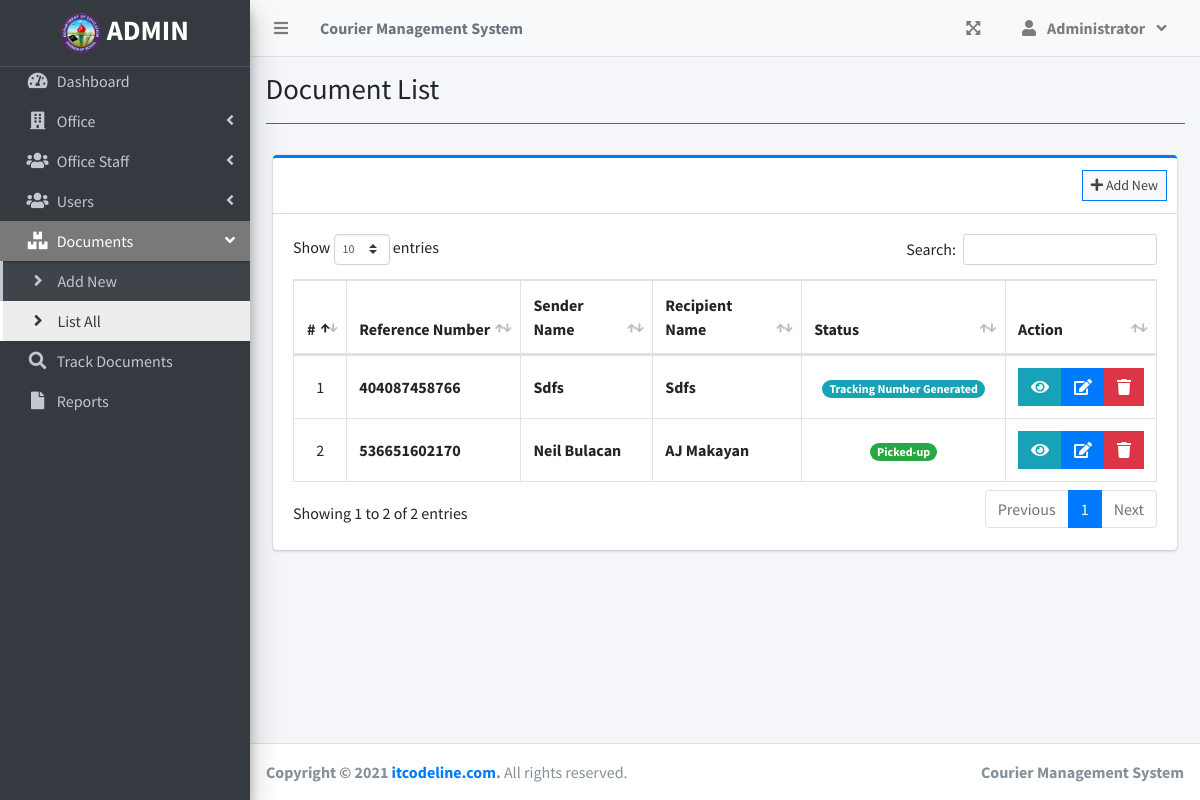
Screenshot of /index.php?page=document_list (signed in) with the database file from the repository.
### tables this page shows
CREATE TABLE `parcels` (
  `id` int(30) NOT NULL,
  `reference_number` varchar(100) NOT NULL,
  `sender_name` text NOT NULL,
  `sender_address` text NOT NULL,
  `sender_contact` text NOT NULL,
  `recipient_name` text NOT NULL,
  `recipient_address` text NOT NULL,
  `recipient_contact` text NOT NULL,
  `type` int(1) NOT NULL COMMENT '1 = Deliver, 2=Pickup',
  `from_branch_id` varchar(30) NOT NULL,
  `to_branch_id` varchar(30) NOT NULL,
  `weight` varchar(100) NOT NULL,
  `height` varchar(100) NOT NULL,
  `width` varchar(100) NOT NULL,
  `length` varchar(100) NOT NULL,
  `price` float NOT NULL,
  `status` int(2) NOT NULL DEFAULT 0,
  `date_created` datetime NOT NULL DEFAULT current_timestamp()
);

### functions.php (called while the page is built, shortened)
<?php
function getTitle(){
	$pageURL = str_replace(".php","",$_SERVER['PHP_SELF']);
	$title = isset($_GET['page']) ? ucwords(str_replace("_", ' ', $_GET['page'])) : "Home";
  	$title = str_replace("Persons Companies","Persons/Companies",$title);
  	return $title;
}
?>

### document_list.php (the view, shortened to what this page needs)
<?php include'db_connect.php' ?>
<div class="col-lg-12">
	<div class="card card-outline card-primary">
		<div class="card-header">
			<div class="card-tools">
				<a class="btn btn-block btn-sm btn-default btn-flat border-primary " href="./index.php?page=new_document"><i class="fa fa-plus"></i> Add New</a>
			</div>
		</div>
		<div class="card-body onScroll-x">
			<table class="table tabe-hover table-bordered" id="list">
				<!-- <colgroup>
					<col width="5%">
					<col width="15%">
					<col width="25%">
					<col width="25%">
					<col width="15%">
				</colgroup> -->
				<thead>
					<tr>
						<th class="text-center">#</th>
						<th>Reference Number</th>
						<th>Sender Name</th>
						<th>Recipient Name</th>
						<th>Status</th>
						<th>Action</th>
					</tr>
				</thead>
				<tbody>
					<?php
					$i = 1;
					$where = "";
					$qry = $conn->query("SELECT * from parcels $where order by  unix_timestamp(date_created) desc ");
					while($row= $qry->fetch_assoc()):
					?>
					<tr>
						<td class="text-center"><?php echo $i++ ?></td>
						<td><b><?php echo ($row['reference_number']) ?></b></td>
						<td><b><?php echo ucwords($row['sender_name']) ?></b></td>
						<td><b><?php echo ucwords($row['recipient_name']) ?></b></td>
						<td class="text-center">
							<?php
							switch ($row['status']) {
								case '8':
									echo "<span class='badge badge-pill badge-success'> Picked-up</span>";
									break;
								default:
									echo "<span class='badge badge-pill badge-info'> Tracking Number Generated</span>";
									break;
							}
							?>
						</td>
						<td class="text-center">
		                    <div class="btn-group">
		                    	<button type="button" class="btn btn-info btn-flat view_parcel" data-id="<?php echo $row['id'] ?>">
		                          <i class="fas fa-eye"></i>
		                        </button>
		                        <a href="index.php?page=edit_document&id=<?php echo $row['id'] ?>" class="btn btn-primary btn-flat ">
		                          <i class="fas fa-edit"></i>
		                        </a>
		                        <button type="button" class="btn btn-danger btn-flat delete_parcel" data-id="<?php echo $row['id'] ?>">
		                          <i class="fas fa-trash"></i>
		                        </button>
	                      </div>
						</td>
					</tr>
				<?php endwhile; ?>
				</tbody>
			</table>
		</div>
	</div>
</div>

### index.php (shortened to what this page needs)
<!DOCTYPE html>
<html lang="en">
<?php
	include 'header.php'
?>
<body class="hold-transition sidebar-mini layout-fixed layout-navbar-fixed layout-footer-fixed" style="background-color: #C6E9F9">
<div class="wrapper">
  <?php include 'topbar.php' ?>
  <?php include 'sidebar.php' ?>
  <div class="content-wrapper">
    <div class="content-header">
      <div class="container-fluid">
        <div class="row mb-2">
          <div class="col-sm-6">
            <h1 class="m-0"><?php echo getTitle(); ?></h1>
          </div>
        </div>
            <hr class="border-primary">
      </div>
    </div>
    <section class="content">
      <div class="container-fluid">
         <?php
            $page = isset($_GET['page']) ? $_GET['page'] : 'home';
            if(!file_exists($page.".php")){
                include '404.html';
            }else{
            include $page.'.php';
            }
          ?>
      </div>
    </section>
  </div>
  <footer class="main-footer">
    <strong>Copyright &copy; 2021 <a href="https://www.itcodeline.com/">itcodeline.com</a>.</strong>
    All rights reserved.
    <div class="float-right d-none d-sm-inline-block">
      <b><?php echo $_SESSION['system']['name'] ?></b>
    </div>
  </footer>
</div>
</body>
</html>

### header.php (shortened to what this page needs)
<head>
  <link rel="stylesheet" href="assets/plugins/fontawesome-free/css/all.min.css">
  <link rel="stylesheet" href="assets/plugins/overlayScrollbars/css/OverlayScrollbars.min.css">
  <link rel="stylesheet" href="assets/plugins/datatables-bs4/css/dataTables.bootstrap4.min.css">
  <link rel="stylesheet" href="assets/plugins/datatables-responsive/css/responsive.bootstrap4.min.css">
  <link rel="stylesheet" href="assets/plugins/datatables-buttons/css/buttons.bootstrap4.min.css">
  <link rel="stylesheet" href="assets/plugins/select2/css/select2.min.css">
  <link rel="stylesheet" href="assets/plugins/select2-bootstrap4-theme/select2-bootstrap4.min.css">
  <link rel="stylesheet" href="assets/plugins/sweetalert2-theme-bootstrap-4/bootstrap-4.min.css">
  <link rel="stylesheet" href="assets/plugins/toastr/toastr.min.css">
  <link rel="stylesheet" href="assets/plugins/dropzone/min/dropzone.min.css">
  <link rel="stylesheet" href="assets/dist/css/jquery.datetimepicker.min.css">
  <link rel="stylesheet" href="assets/plugins/icheck-bootstrap/icheck-bootstrap.min.css">
  <link rel="stylesheet" href="assets/plugins/bootstrap4-toggle/css/bootstrap4-toggle.min.css">
  <link rel="stylesheet" href="assets/dist/css/adminlte.min.css">
  <link rel="stylesheet" href="assets/dist/css/styles.css">
  <link rel="stylesheet" href="assets/plugins/summernote/summernote-bs4.min.css">
</head>

### topbar.php (shortened to what this page needs)
<nav class="main-header navbar navbar-expand navbar-light bg-light">
  <ul class="navbar-nav">
    <?php if(isset($_SESSION['login_id'])): ?>
    <li class="nav-item">
      <a class="nav-link" data-widget="pushmenu" href="" role="button"><i class="fas fa-bars"></i></a>
    </li>
  <?php endif; ?>
    <li>
      <a class="nav-link text-gray"  href="./" role="button"> <large><b><?php echo $_SESSION['system']['name'] ?></b></large></a>
    </li>
  </ul>
  <ul class="navbar-nav ml-auto">
    <li class="nav-item">
      <a class="nav-link" data-widget="fullscreen" href="#" role="button" id="fullscreenBtn">
        <i class="fas fa-expand-arrows-alt"></i>
      </a>
    </li>
   <li class="nav-item dropdown">
          <a class="nav-link"  data-toggle="dropdown" aria-expanded="true" href="javascript:void(0)" id="loginText">
            <span>
              <div class="d-felx badge-pill">
                <span class="fa fa-user mr-2"></span>
                <span class="login-text"><b><?php echo ucwords($_SESSION['login_firstname']) ?></b></span>
                <span class="fa fa-angle-down ml-2"></span>
              </div>
            </span>
          </a>
    </li>
  </ul>
</nav>

### sidebar.php (shortened to what this page needs)
<aside class="main-sidebar sidebar-dark-warning elevation-4" style="background-color: #343a40">
  <div class="dropdown" style="background-color: #900C3F">
 	<a href="./" class="brand-link" style="background-color: #343a40 ">
    <h3 class="text-center p-0 m-0">
    <img src="./assets/images/logo.png" alt="logo" class="img-circle" id="brand-logo">
      <?php if($_SESSION['login_type'] == 1){
        echo '<b>ADMIN</b>';
      }elseif ($_SESSION['login_type'] == 2) {
        echo '<b>STAFF</b>';
      }else{
        echo '<b>USER</b>';
      }
      ?>
    </h3>
  </a>
  </div>
  <div class="sidebar pb-4 mb-4" style="background-color: #343a40">
    <nav class="mt-2">
      <ul class="nav nav-pills nav-sidebar flex-column nav-flat" data-widget="treeview" role="menu" data-accordion="false">
        <li class="nav-item dropdown">
          <a href="./" class="nav-link nav-home">
            <i class="nav-icon fas fa-tachometer-alt"></i>
            <p>
              Dashboard
            </p>
          </a>
        </li>
        <?php if($_SESSION['login_type'] == 1): ?>
        <li class="nav-item">
          <a href="#" class="nav-link nav-edit_branch">
            <i class="nav-icon fas fa-building"></i>
            <p>
              Office
              <i class="right fas fa-angle-left"></i>
            </p>
          </a>
        </li>
        <li class="nav-item">
          <a href="#" class="nav-link nav-edit_staff">
            <i class="nav-icon fas fa-users"></i>
            <p>
              Office Staff
              <i class="right fas fa-angle-left"></i>
            </p>
          </a>
        </li>
        <?php endif; ?>
        <?php if($_SESSION['login_type'] == 1 OR $_SESSION['login_type'] == 2): ?>
        <li class="nav-item">
          <a href="#" class="nav-link nav-edit_user">
            <i class="nav-icon fas fa-users"></i>
            <p>
              Users
              <i class="right fas fa-angle-left"></i>
            </p>
          </a>
        </li>
      <?php endif; ?>
        <li class="nav-item">
          <a href="#" class="nav-link nav-edit_parcel">
            <i class="nav-icon fas fa-boxes"></i>
            <p>
              Documents
              <i class="right fas fa-angle-left"></i>
            </p>
          </a>
          <ul class="nav nav-treeview">
            <li class="nav-item">
              <a href="./index.php?page=new_document" class="nav-link nav-new_document tree-item">
                <i class="fas fa-angle-right nav-icon"></i>
                <p>Add New</p>
              </a>
            </li>
            <li class="nav-item">
              <a href="./index.php?page=document_list" class="nav-link nav-document_list nav-sall tree-item">
                <i class="fas fa-angle-right nav-icon"></i>
                <p>List All</p>
              </a>
            </li>
          </ul>
        </li>
         <li class="nav-item dropdown">
          <a href="./index.php?page=track" class="nav-link nav-track">
            <i class="nav-icon fas fa-search"></i>
            <p>
              Track Documents
            </p>
          </a>
         </li>
         <?php if($_SESSION['login_type'] == 1 OR $_SESSION['login_type'] == 2): ?>
         <li class="nav-item dropdown">
          <a href="./index.php?page=reports" class="nav-link nav-reports">
            <i class="nav-icon fas fa-file"></i>
            <p>
              Reports
            </p>
          </a>
        </li>
        <?php endif;?>
      </ul>
    </nav>
  </div>
</aside>

### document_list.php (style rules this page uses)
table td { vertical-align: middle !important; }

### rows the page displays
parcels: reference_number "404087458766", sender_name "Sdfs", recipient_name "Sdfs", status "Tracking Number Generated"
parcels: reference_number "536651602170", sender_name "Neil Bulacan", recipient_name "AJ Makayan", status "Picked-up"

### other values shown
$_SESSION['system']['name'] "Courier Management System"
$_SESSION['login_firstname'] "Administrator"
getTitle() "Document List"
